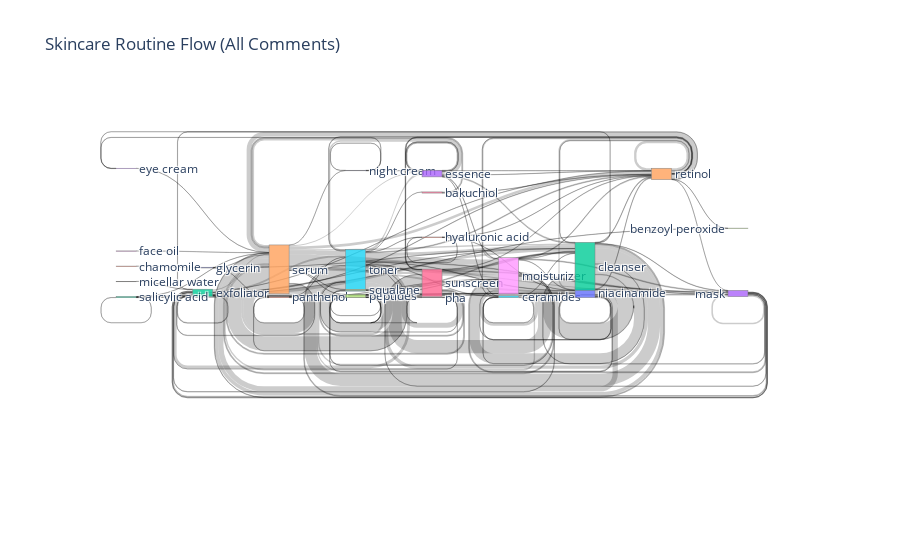

This figure's notebook cell:
### Markdown cell above
Sankey diagramm (common routines)

### Code cell
# Extract 2-step transitions
routine_sequences = results_df['routine_sequence'].dropna().tolist()
routine_sequences = [tuple(seq) for seq in routine_sequences if len(seq) > 1]

edges = []
for routine in routine_sequences:
    for i in range(len(routine) - 1):
        edges.append((routine[i], routine[i + 1]))

edge_counts = Counter(edges)

# Sankey input
labels = list(set([e[0] for e in edge_counts] + [e[1] for e in edge_counts]))
label_to_index = {label: i for i, label in enumerate(labels)}
source_indices = [label_to_index[src] for (src, tgt) in edge_counts]
target_indices = [label_to_index[tgt] for (src, tgt) in edge_counts]
values = list(edge_counts.values())

# Plot Sankey
fig = go.Figure(data=[go.Sankey(
    node=dict(pad=15, thickness=20, line=dict(color="gray", width=0.5), label=labels),
    link=dict(source=source_indices, target=target_indices, value=values)
)])
fig.update_layout(title_text="Skincare Routine Flow (All Comments)", font_size=12)
fig.show()

### Figure 1 — Plotly figure (JSON) as saved in the notebook; plotly's stock layout.template omitted (floating-point values rounded to 4 significant figures; data arrays with more than 128 entries replaced by an {"elided": "..."} marker saying what was removed)
{"data": [{"link": {"source": {"elided": "137 int values"}, "target": {"elided": "137 int values"}, "value": {"elided": "137 int values"}}, "node": {"label": ["glycerin", "panthenol", "exfoliator", "eye cream", "serum", "toner", "sunscreen", "peptides", "face oil", "micellar water", "night cream", "hyaluronic acid", "salicylic acid", "essence", "pha", "ceramides", "bakuchiol", "benzoyl peroxide", "moisturizer", "squalane", "niacinamide", "chamomile", "cleanser", "mask", "retinol"], "line": {"color": "gray", "width": 0.5}, "pad": 15, "thickness": 20}, "type": "sankey"}], "layout": {"font": {"size": 12}, "title": {"text": "Skincare Routine Flow (All Comments)"}}}
